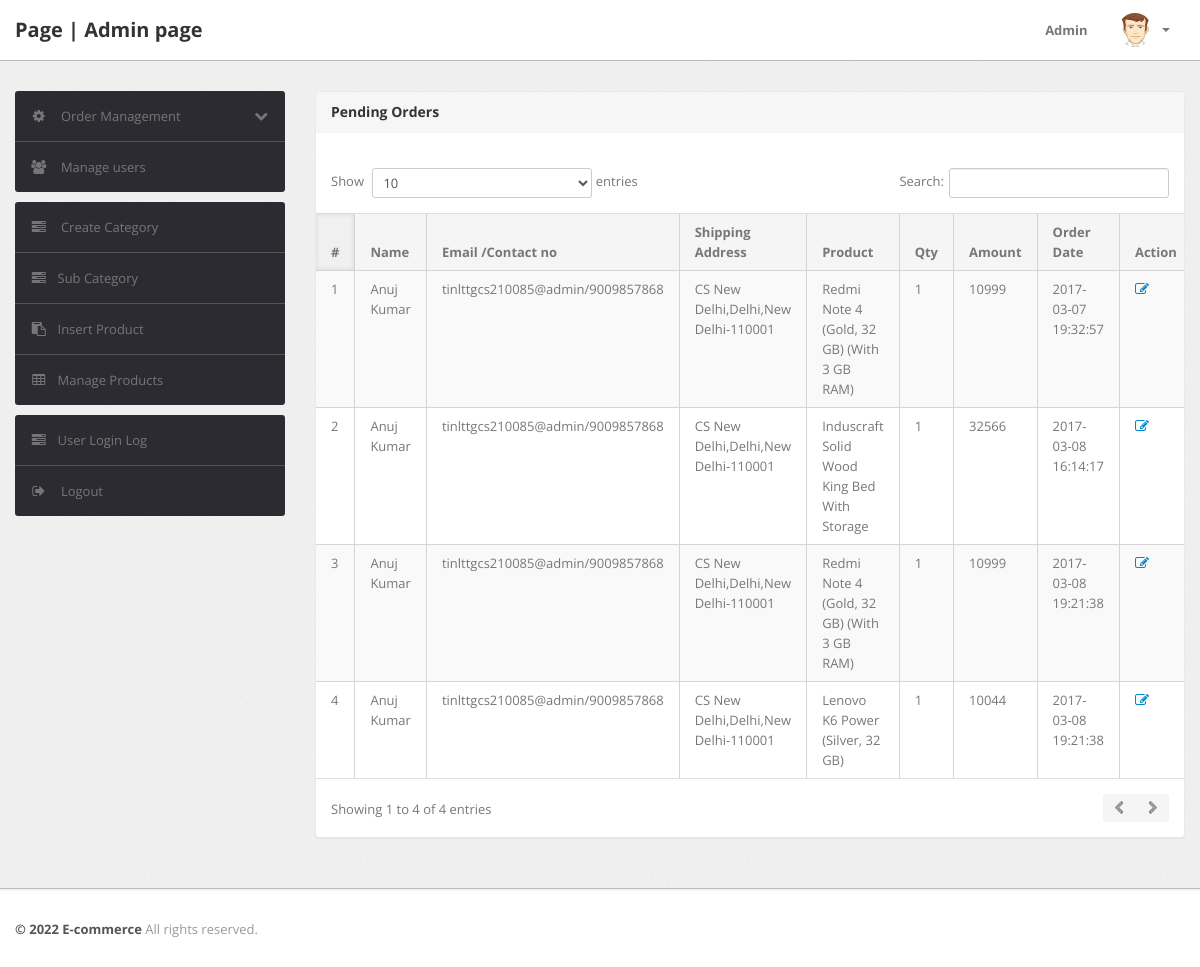
/admin/pending-orders.php (signed in), run on the app's committed database.
### tables this page shows
CREATE TABLE `orders` (
  `id` int(11) NOT NULL,
  `userId` int(11) DEFAULT NULL,
  `productId` varchar(255) DEFAULT NULL,
  `quantity` int(11) DEFAULT NULL,
  `orderDate` timestamp NOT NULL DEFAULT CURRENT_TIMESTAMP,
  `paymentMethod` varchar(50) DEFAULT NULL,
  `orderStatus` varchar(55) DEFAULT NULL
);

CREATE TABLE `users` (
  `id` int(11) NOT NULL,
  `name` varchar(255) DEFAULT NULL,
  `email` varchar(255) DEFAULT NULL,
  `contactno` bigint(11) DEFAULT NULL,
  `password` varchar(255) DEFAULT NULL,
  `shippingAddress` longtext,
  `shippingState` varchar(255) DEFAULT NULL,
  `shippingCity` varchar(255) DEFAULT NULL,
  `shippingPincode` int(11) DEFAULT NULL,
  `billingAddress` longtext,
  `billingState` varchar(255) DEFAULT NULL,
  `billingCity` varchar(255) DEFAULT NULL,
  `billingPincode` int(11) DEFAULT NULL,
  `regDate` timestamp NOT NULL DEFAULT CURRENT_TIMESTAMP,
  `updationDate` varchar(255) DEFAULT NULL
);

CREATE TABLE `products` (
  `id` int(11) NOT NULL,
  `category` int(11) NOT NULL,
  `subCategory` int(11) DEFAULT NULL,
  `productName` varchar(255) DEFAULT NULL,
  `productCompany` varchar(255) DEFAULT NULL,
  `productPrice` int(11) DEFAULT NULL,
  `productPriceBeforeDiscount` int(11) DEFAULT NULL,
  `productDescription` longtext,
  `productImage1` varchar(255) DEFAULT NULL,
  `productImage2` varchar(255) DEFAULT NULL,
  `productImage3` varchar(255) DEFAULT NULL,
  `shippingCharge` int(11) DEFAULT NULL,
  `productAvailability` varchar(255) DEFAULT NULL,
  `postingDate` timestamp NULL DEFAULT CURRENT_TIMESTAMP,
  `updationDate` varchar(255) DEFAULT NULL
);

### admin/pending-orders.php (the view, shortened to what this page needs)
<?php
include('include/config.php');
if(strlen($_SESSION['alogin'])==0)
	{
header('location:index.php');
}
else{
?>
<!DOCTYPE html>
<html lang="en">
<head>
	<link type="text/css" href="bootstrap/css/bootstrap.min.css" rel="stylesheet">
	<link type="text/css" href="bootstrap/css/bootstrap-responsive.min.css" rel="stylesheet">
	<link type="text/css" href="css/theme.css" rel="stylesheet">
	<link type="text/css" href="images/icons/css/font-awesome.css" rel="stylesheet">
</head>
<body>
<?php include('include/header.php');?>
	<div class="wrapper">
		<div class="container">
			<div class="row">
<?php include('include/sidebar.php');?>
			<div class="span9">
					<div class="content">
	<div class="module">
							<div class="module-head">
								<h3>Pending Orders</h3>
							</div>
							<div class="module-body table">
									<br />
								<table cellpadding="0" cellspacing="0" border="0" class="datatable-1 table table-bordered table-striped	 display table-responsive" >
									<thead>
										<tr>
											<th>#</th>
											<th> Name</th>
											<th width="50">Email /Contact no</th>
											<th>Shipping Address</th>
											<th>Product </th>
											<th>Qty </th>
											<th>Amount </th>
											<th>Order Date</th>
											<th>Action</th>
										</tr>
									</thead>
<tbody>
<?php
$status='Delivered';
$query=mysqli_query($con,"select users.name as username,users.email as useremail,users.contactno as usercontact,users.shippingAddress as shippingaddress,users.shippingCity as shippingcity,users.shippingState as shippingstate,users.shippingPincode as shippingpincode,products.productName as productname,products.shippingCharge as shippingcharge,orders.quantity as quantity,orders.orderDate as orderdate,products.productPrice as productprice,orders.id as id  from orders join users on  orders.userId=users.id join products on products.id=orders.productId where orders.	orderStatus!='$status' or orders.orderStatus is null");
$cnt=1;
while($row=mysqli_fetch_array($query))
{
?>
										<tr>
											<td><?php echo htmlentities($cnt);?></td>
											<td><?php echo htmlentities($row['username']);?></td>
<td><?php echo htmlentities($row['useremail']);?>/<?php echo htmlentities($row['usercontact']);?></td>
<td><?php echo htmlentities($row['shippingaddress'].",".$row['shippingcity'].",".$row['shippingstate']."-".$row['shippingpincode']);?></td>
											<td><?php echo htmlentities($row['productname']);?></td>
											<td><?php echo htmlentities($row['quantity']);?></td>
											<td><?php echo htmlentities($row['quantity']*$row['productprice']+$row['shippingcharge']);?></td>
											<td><?php echo htmlentities($row['orderdate']);?></td>
											<td>   <a href="updateorder.php?oid=<?php echo htmlentities($row['id']);?>" title="Update order" target="_blank"><i class="icon-edit"></i></a>
											</td>
											</tr>
										<?php $cnt=$cnt+1; } ?>
										</tbody>
								</table>
							</div>
						</div>
					</div>
				</div>
			</div>
		</div>
	</div>
<?php include('include/footer.php');?>
</body>
<?php } ?>

### data on the page
orders: userId.name "Anuj Kumar", userId.email "tinlttgcs210085@admin", userId.contactno "9009857868", userId.shippingPincode "CS New Delhi,Delhi,New Delhi-110001", productId.productName "Redmi Note 4 (Gold, 32 GB) (With 3 GB RAM)", quantity "1", $row['quantity']*$row['productprice']+$row['shippingcharge'] "10999", orderDate "2017-03-07 19:32:57"
orders: userId.name "Anuj Kumar", userId.email "tinlttgcs210085@admin", userId.contactno "9009857868", userId.shippingPincode "CS New Delhi,Delhi,New Delhi-110001", productId.productName "Induscraft Solid Wood King Bed With Storage", quantity "1", $row['quantity']*$row['productprice']+$row['shippingcharge'] "32566", orderDate "2017-03-08 16:14:17"
orders: userId.name "Anuj Kumar", userId.email "tinlttgcs210085@admin", userId.contactno "9009857868", userId.shippingPincode "CS New Delhi,Delhi,New Delhi-110001", productId.productName "Redmi Note 4 (Gold, 32 GB) (With 3 GB RAM)", quantity "1", $row['quantity']*$row['productprice']+$row['shippingcharge'] "10999", orderDate "2017-03-08 19:21:38"
orders: userId.name "Anuj Kumar", userId.email "tinlttgcs210085@admin", userId.contactno "9009857868", userId.shippingPincode "CS New Delhi,Delhi,New Delhi-110001", productId.productName "Lenovo K6 Power (Silver, 32 GB)", quantity "1", $row['quantity']*$row['productprice']+$row['shippingcharge'] "10044", orderDate "2017-03-08 19:21:38"
